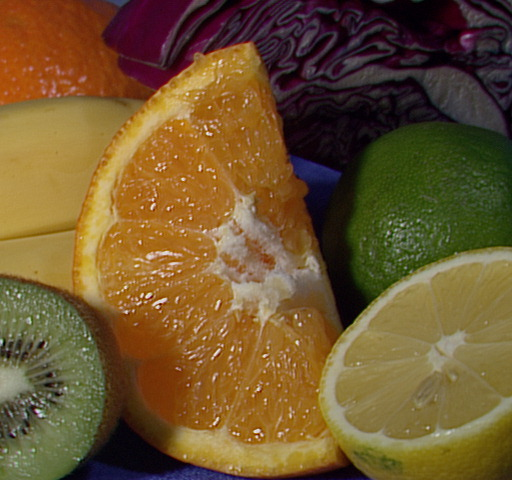
//> input picture QtCreator/fruits.jpg, 512 x 480 px, given in place of , which was not available
$ ./musterloesung   (built with g++ and OpenCV 4)
//> lines starting //> are read from the running program, lines starting //| are printed output that depends on the picture; pictures that were not available may be replaced by others from this repository, and a replacement may not be noted
//Eric Neumann
//  D = sqrt([r-r']Â²+[g-g']Â²+[b-b']Â²) < Dmax

#include "opencv2/imgproc/imgproc.hpp"
#include "opencv2/highgui/highgui.hpp"

#include <stdio.h>

using namespace cv;
using namespace std;

int edgeThresh = 1;
int dmax = 20;
Mat image, gray, edge, cedge, taskMat;
int xbase, ybase;

// colors a complete area around a pixel (parameter index) white or red, depending on second parameter and returns its size in pixels
int mark_area(int index, bool red = false) {
    // counts the pixels of the current area
    int count = 1;
    // a simple queue with pixels we need to check for expanding the area
    vector<int> q;

    uint i = 0;
    q.push_back(index);
    // pixel iterator over the resulting image
    Vec3b* ptr = (Vec3b*)taskMat.data;
    uchar testcolor = 1, bval = 255, gval = 255 ;

    // if the area has to be marked red
    if (red) {
        // the area is now previously white, so we have to check for a 255 in the g value instead of 1
        testcolor = 255;
        // we want the white pixel to become red, so we have to set the b and g values to 0
        bval = 0;
        gval = 0;
        // do it for the first pixel
        (*(ptr + q[i]))[0] = 0;
        (*(ptr + q[i]))[1] = 0;
    }
    else
        // make the g value of the base pixel 255, so the pixel is white afterwards
        (*(ptr + q[i]))[1] = 255;

    // now check the for sourounding pixels of the current pixel if they are in the same area and have not been added to the queue
    // break if we handled all elements in the queue -> we found all pixels belonging to the current area
    // there is no actual pop for the queue, we just move an index along the vector, and if it surpases the end -> we break
    while (i < q.size()) {
        // if a pixel needs to be added to the queue, increase the size counter and set the color values to make it white or red

        // the pixel to the right
        if (q[i] % taskMat.cols < taskMat.cols - 1 && (*(ptr + q[i] + 1))[1] == testcolor) {
            (*(ptr + q[i] + 1))[0] = bval;
            (*(ptr + q[i] + 1))[1] = gval;
            count++;
            q.push_back(q[i] + 1);
        }
        // the pixel below
        if (q[i] < taskMat.cols * (taskMat.rows - 1) && (*(ptr + q[i] + taskMat.cols))[1] == testcolor) {
            (*(ptr + q[i] + taskMat.cols))[0] = bval;
            (*(ptr + q[i] + taskMat.cols))[1] = gval;
            count++;
            q.push_back(q[i] + taskMat.cols);
        }
        // the pixel to the left
        if (q[i] % taskMat.cols != 0 && (*(ptr + q[i] - 1))[1] == testcolor) {
            (*(ptr + q[i] - 1))[0] = bval;
            (*(ptr + q[i] - 1))[1] = gval;
            count++;
            q.push_back(q[i] - 1);
        }
        // the pixel above
        if (q[i] >= taskMat.cols && (*(ptr + q[i] - taskMat.cols))[1] == testcolor) {
            (*(ptr + q[i] - taskMat.cols))[0] = bval;
            (*(ptr + q[i] - taskMat.cols))[1] = gval;
            count++;
            q.push_back(q[i] - taskMat.cols);
        }
        i++;
    }
    // return the size of the current area
    return count;
}

// colors the biggest area red, all others white
void colorWhiteRed() {
    int size = taskMat.cols * taskMat.rows;
    int maxsize = 0, maxindex = 0, index = 0, cursize = 0;
    // iterate over every pixel, if its not black and not white, its a not yet handled area
    for (Vec3b* ptr = (Vec3b*)taskMat.data; ptr < (Vec3b*)taskMat.data + size; ptr++, index++) {
        if ((*ptr)[0] == 255 && (*ptr)[1] != 255) {
            // calculate the size of the new found area and color it white, so non of its pixels can trigger this if clause again
            cursize = mark_area(index);
            // if its bigger than any area before, remember its size and its base pixel index
            if (cursize > maxsize) {
                maxsize = cursize;
                maxindex = index;
            }
        }
    }
    // after the maximum area has been found, color it red
    mark_area(maxindex, true);
}

// Builds the basic black and white image regarding D = sqrt([r-r']Â²+[g-g']Â²+[b-b']Â²) < Dmax and calls the function for the red coloring
void calcBlackWhiteRed() {
    // get the bgr colors of the clicked pixel
    Vec3b tempvec = image.at<cv::Vec3b>(ybase, xbase);
    uchar bbase = tempvec.val[0];
    uchar gbase = tempvec.val[1];
    uchar rbase = tempvec.val[2];

    uchar b, g, r;
    // pointer to the data of the resulting image
    Vec3b* ptr2 = (Vec3b*)taskMat.data;

    int size = image.cols * image.rows;

    // use a pointer to iterate over all pixels of the original image - using a pointer should be faster than the Mat.at<type>() function
    for (Vec3b* ptr = (Vec3b*)image.data; ptr < (Vec3b*)image.data + size; ptr++, ptr2++) {
        // get the bgr values of the current pixel
        b = (*ptr).val[0];
        g = (*ptr).val[1];
        r = (*ptr).val[2];
        // if its close enough to the original pixel, color the same pixel in the resulting image, otherwise make it black
        if ((float)sqrt((bbase - b)*(bbase - b) + (gbase - g)*(gbase - g) + (rbase - r)*(rbase - r)) < (float)dmax) {
            (*ptr2).val[0] = 255;
            // make one pixel neither 0 nor 255 to make the size checking of the different areas easier (next step), that step will then make the pixel really white or red
            (*ptr2).val[1] = 1;
            (*ptr2).val[2] = 255;
        }
        else {
            // color pixel black
            (*ptr2).val[0] = 0;
            (*ptr2).val[1] = 0;
            (*ptr2).val[2] = 0;
        }
    }
    // Now the biggest area has to be marked red
    colorWhiteRed();
    // show the final black/white/red image
    imshow("result map", taskMat);
}

// define a trackbar callback - if Dmax is changed via trackbar -> start the calculation
static void onTrackbar(int, void*)
{
    calcBlackWhiteRed();
}

// sets xbase and ybase, so that the color can be aquired in the calcBlackWhiteRed() function, and starts the calculation with the current Dmax value
void mouseHandler(int event, int x, int y, int flags, void* param)
{
    switch(event){
    case CV_EVENT_LBUTTONDOWN:
        xbase = x;
        ybase = y;
        calcBlackWhiteRed();
        break;
    }
}


static void help()
{
    printf("\nThis sample demonstrates Canny edge detection\n"
           "Call:\n"
           "    /.edge [image_name -- Default is fruits.jpg]\n\n");
}

const char* keys =
{
    "{1| |fruits.jpg|input image name}"
};

int main( int argc, const char** argv )
{
    help();

    CommandLineParser parser(argc, argv, keys);
    string filename = parser.get<string>("1");

    image = imread(filename);
//> image is the input picture: 480 rows x 512 cols, CV_8UC3; mean B, G, R 46.2, 85.6, 110.8
    if(image.empty())
    {
        printf("Cannot read image file: %s\n", filename.c_str());
        help();
        return -1;
    }
    cedge.create(image.size(), image.type());
    cvtColor(image, gray, COLOR_BGR2GRAY);
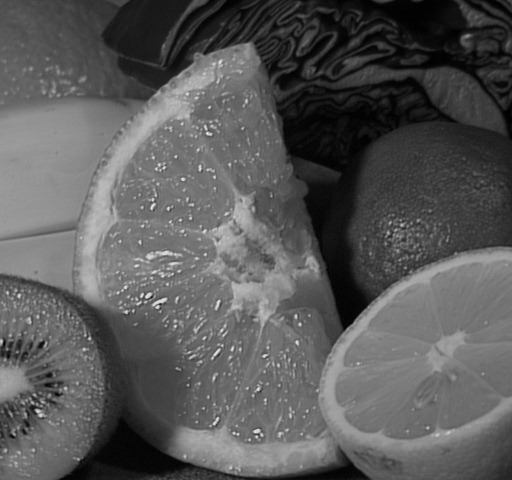
//> gray: 480 rows x 512 cols, CV_8UC1; min 0, max 238, mean 88.7

    // Create two windows - base map shows orignal image - result map shows the black/white/red image
    namedWindow("base map", 1);
    imshow("base map", image);
    namedWindow("result map", 1);

    // contains the black/white/red image
    taskMat = Mat::zeros(image.size(), CV_8UC3);

    // mouse handler -> handles the click event, writes the coordinates in variables xbase and ybase
    int mouseParam= CV_EVENT_FLAG_LBUTTON;
    cvSetMouseCallback("base map",mouseHandler,&mouseParam);

    // create a toolbar -> for setting the Dmax value
    createTrackbar("Dmax", "base map", &dmax, 100, onTrackbar);

    // Show the image
    onTrackbar(0, 0);
//> in calcBlackWhiteRed, `Vec3b tempvec = image.at<cv::Vec3b>(ybase, xbase);`: tempvec = [13, 62, 130]
//> in calcBlackWhiteRed, `uchar bbase = tempvec.val[0];`: bbase = 13
//> in calcBlackWhiteRed, `uchar gbase = tempvec.val[1];`: gbase = 62
//> in calcBlackWhiteRed, `uchar rbase = tempvec.val[2];`: rbase = 130
//> the loop in calcBlackWhiteRed, `for (Vec3b* ptr = (Vec3b*)image.data; ptr < (Vec3b*)image.data + size;..` made 245760 passes
//> (b, g, r) on passes 1 to 3: (13, 62, 130), (14, 63, 131), (15, 64, 134)
//> after the loop in calcBlackWhiteRed, `for (Vec3b* ptr = (Vec3b*)image.data; ptr < (Vec3b*)image.data + size;..`:
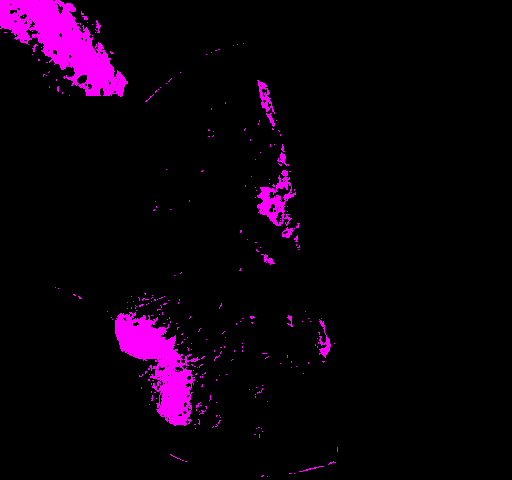
//> taskMat: 480 rows x 512 cols, CV_8UC3; mean B, G, R 12.3, 0, 12.3
//> after the loop in colorWhiteRed, `for (Vec3b* ptr = (Vec3b*)taskMat.data; ptr < (Vec3b*)taskMat.data + s..`: index = 245760; maxsize = 5479; maxindex = 0
//> in calcBlackWhiteRed, `imshow("result map", taskMat);`:
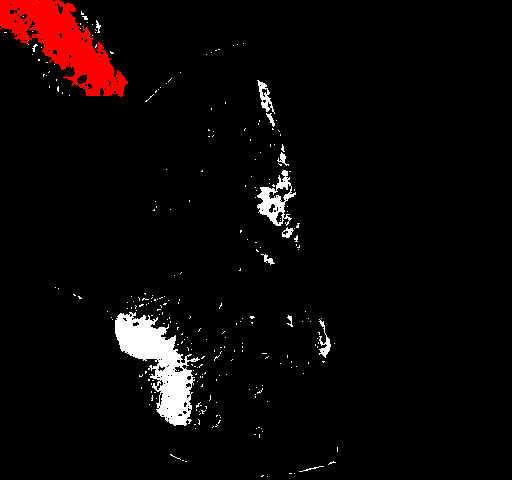
//> window 'result map': 480 rows x 512 cols, CV_8UC3; mean B, G, R 6.6, 6.6, 12.3

    // Wait for a key stroke; the same function arranges events processing
    waitKey(0);

    return 0;
}
